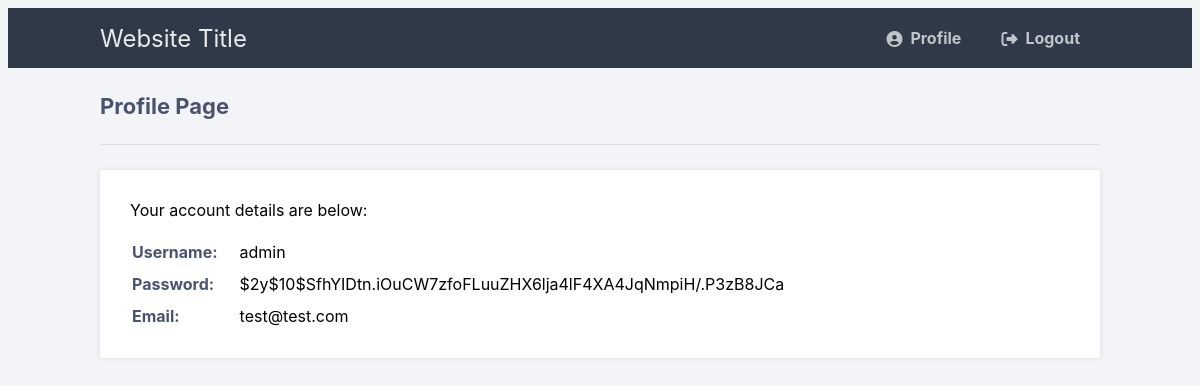
Page /profile.php (signed in) on the committed database.
### tables this page shows
CREATE TABLE `accounts` (
  `id` int(11) NOT NULL,
  `username` varchar(50) NOT NULL,
  `password` varchar(255) NOT NULL,
  `email` varchar(100) NOT NULL,
  `activation_code` varchar(50) DEFAULT ''
);

### profile.php (the view, shortened to what this page needs)
<?php
$DATABASE_HOST = 'localhost';
$DATABASE_USER = 'root';
$DATABASE_PASS = '';
$DATABASE_NAME = 'tridentpowerusage';
$con = mysqli_connect($DATABASE_HOST, $DATABASE_USER, $DATABASE_PASS, $DATABASE_NAME);
$stmt = $con->prepare('SELECT password, email FROM accounts WHERE id = ?');
$stmt->bind_param('i', $_SESSION['id']);
$stmt->execute();
$stmt->bind_result($password, $email);
?>
<!DOCTYPE html>
<html>
	<head>
		<link href="login.css" rel="stylesheet" type="text/css">
		<link rel="stylesheet" href="https://cdnjs.cloudflare.com/ajax/libs/font-awesome/6.2.0/css/all.min.css">
	</head>
	<body class="loggedin">
		<nav class="navtop">
			<div>
				<h1>Website Title</h1>
				<a href="profile.php"><i class="fas fa-user-circle"></i>Profile</a>
				<a href="logout.php"><i class="fas fa-sign-out-alt"></i>Logout</a>
			</div>
		</nav>
		<div class="content">
			<h2>Profile Page</h2>
			<div>
				<p>Your account details are below:</p>
				<table>
					<tr>
						<td>Username:</td>
						<td><?=$_SESSION['name']?></td>
					</tr>
					<tr>
						<td>Password:</td>
						<td><?=$password?></td>
					</tr>
					<tr>
						<td>Email:</td>
						<td><?=$email?></td>
					</tr>
				</table>
			</div>
		</div>
	</body>
</html>

### css/login.css (style rules this page uses)
* { box-sizing: border-box; font-family: -apple-system, BlinkMacSystemFont, "segoe ui", roboto, oxygen, ubuntu, cantarell, "fira sans", "droid sans", "helvetica neue", Arial, sans-serif; font-size: 16px; }
.navtop { background-color: #2f3947; height: 60px; width: 100%; border: 0; }
.navtop div { display: flex; margin: 0 auto; width: 1000px; height: 100%; }
.navtop div h1, .navtop div a { display: inline-flex; align-items: center; }
.navtop div h1 { flex: 1; font-size: 24px; padding: 0; margin: 0; color: #eaebed; font-weight: normal; }
.navtop div a { padding: 0 20px; text-decoration: none; color: #c1c4c8; font-weight: bold; }
.navtop div a i { padding: 2px 8px 0 0; }
body.loggedin { background-color: #f3f4f7; }
.content { width: 1000px; margin: 0 auto; }
.content h2 { margin: 0; padding: 25px 0; font-size: 22px; border-bottom: 1px solid #e0e0e3; color: #4a536e; }
.content > p, .content > div { box-shadow: 0 0 5px 0 rgba(0, 0, 0, 0.1); margin: 25px 0; padding: 25px; background-color: #fff; }
.content > p table td, .content > div table td { padding: 5px; }
.content > p table td:first-child, .content > div table td:first-child { font-weight: bold; color: #4a536e; padding-right: 15px; }
.content > div p { padding: 5px; margin: 0 0 10px 0; }

### rows in the picture
accounts: password "$2y$10$SfhYIDtn.iOuCW7zfoFLuuZHX6lja4lF4XA4JqNmpiH/.P3zB8JCa", email "test@test.com"

### other values in the picture
$_SESSION['name'] "admin"
